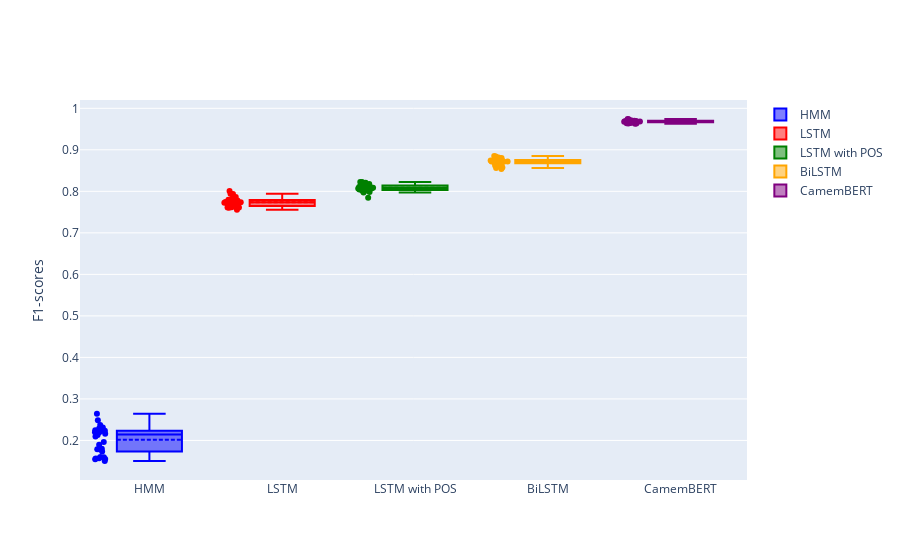

Notebook code cell kept with this figure:
### Code cell
import plotly.graph_objects as go

fig = go.Figure()

fig.add_trace(
    go.Box(
        y=hmm_results_df["f1_scores"],
        name="HMM",
        boxmean=True,
        boxpoints="all",
        marker=dict(color="blue"),
    )
)

fig.add_trace(
    go.Box(
        y=lstm_results_df["f1_scores"],
        name="LSTM",
        boxmean=True,
        boxpoints="all",
        marker=dict(color="red"),
    )
)

fig.add_trace(
    go.Box(
        y=lstm_with_pos_results_df["f1_scores"],
        name="LSTM with POS",
        boxmean=True,
        boxpoints="all",
        marker=dict(color="green"),
    )
)

fig.add_trace(
    go.Box(
        y=bilstm_results_df["f1_scores"],
        name="BiLSTM",
        boxmean=True,
        boxpoints="all",
        marker=dict(color="orange"),
    )
)

fig.add_trace(
    go.Box(
        y=camembert_results_df["f1_scores"],
        name="CamemBERT",
        boxmean=True,
        boxpoints="all",
        marker=dict(color="purple"),
    )
)


fig.update_layout(yaxis_title="F1-scores")
fig.show()

### Figure 1 — Plotly figure (JSON) as saved in the notebook; plotly's stock layout.template omitted (floating-point values rounded to 4 significant figures)
{"data": [{"boxmean": true, "boxpoints": "all", "marker": {"color": "blue"}, "name": "HMM", "type": "box", "y": [0.1787, 0.1736, 0.2192, 0.1505, 0.2246, 0.1563, 0.2132, 0.2222, 0.2158, 0.2234, 0.2233, 0.2096, 0.1549, 0.2642, 0.2488, 0.2197, 0.1572, 0.2207, 0.1799, 0.2374, 0.1786, 0.1553, 0.2314, 0.2231, 0.1595, 0.1962, 0.2286, 0.2266, 0.1897, 0.1602]}, {"boxmean": true, "boxpoints": "all", "marker": {"color": "red"}, "name": "LSTM", "type": "box", "y": [0.7618, 0.7644, 0.7776, 0.7744, 0.7608, 0.7607, 0.7933, 0.7749, 0.7679, 0.7556, 0.7724, 0.7743, 0.8007, 0.7796, 0.763, 0.7779, 0.7739, 0.773, 0.779, 0.7672, 0.767, 0.7807, 0.7712, 0.7821, 0.7792, 0.7692, 0.7649, 0.7611, 0.7865, 0.7942]}, {"boxmean": true, "boxpoints": "all", "marker": {"color": "green"}, "name": "LSTM with POS", "type": "box", "y": [0.8165, 0.7986, 0.7845, 0.803, 0.8227, 0.8066, 0.8092, 0.8013, 0.7972, 0.8013, 0.8103, 0.8208, 0.802, 0.813, 0.8046, 0.8226, 0.8179, 0.814, 0.812, 0.8072, 0.8033, 0.8046, 0.8132, 0.8172, 0.8085, 0.8152, 0.8107, 0.8051, 0.8066, 0.8025]}, {"boxmean": true, "boxpoints": "all", "marker": {"color": "orange"}, "name": "BiLSTM", "type": "box", "y": [0.862, 0.8681, 0.8537, 0.8695, 0.8717, 0.8715, 0.8753, 0.8564, 0.8748, 0.8718, 0.8781, 0.8719, 0.8841, 0.8629, 0.8853, 0.8712, 0.8744, 0.8677, 0.8755, 0.8648, 0.8802, 0.8733, 0.8623, 0.8749, 0.8818, 0.8746, 0.8758, 0.88, 0.8574, 0.8709]}, {"boxmean": true, "boxpoints": "all", "marker": {"color": "purple"}, "name": "CamemBERT", "type": "box", "y": [0.9663, 0.9661, 0.9632, 0.9691, 0.9701, 0.9691, 0.9701, 0.9697, 0.9683, 0.9667, 0.9689, 0.9702, 0.9683, 0.9628, 0.9698, 0.9672, 0.9672, 0.9676, 0.969, 0.9661, 0.9632, 0.9701, 0.9647, 0.9735, 0.9674, 0.9649, 0.9742, 0.9706, 0.9684, 0.9642]}], "layout": {"yaxis": {"title": {"text": "F1-scores"}}}}
